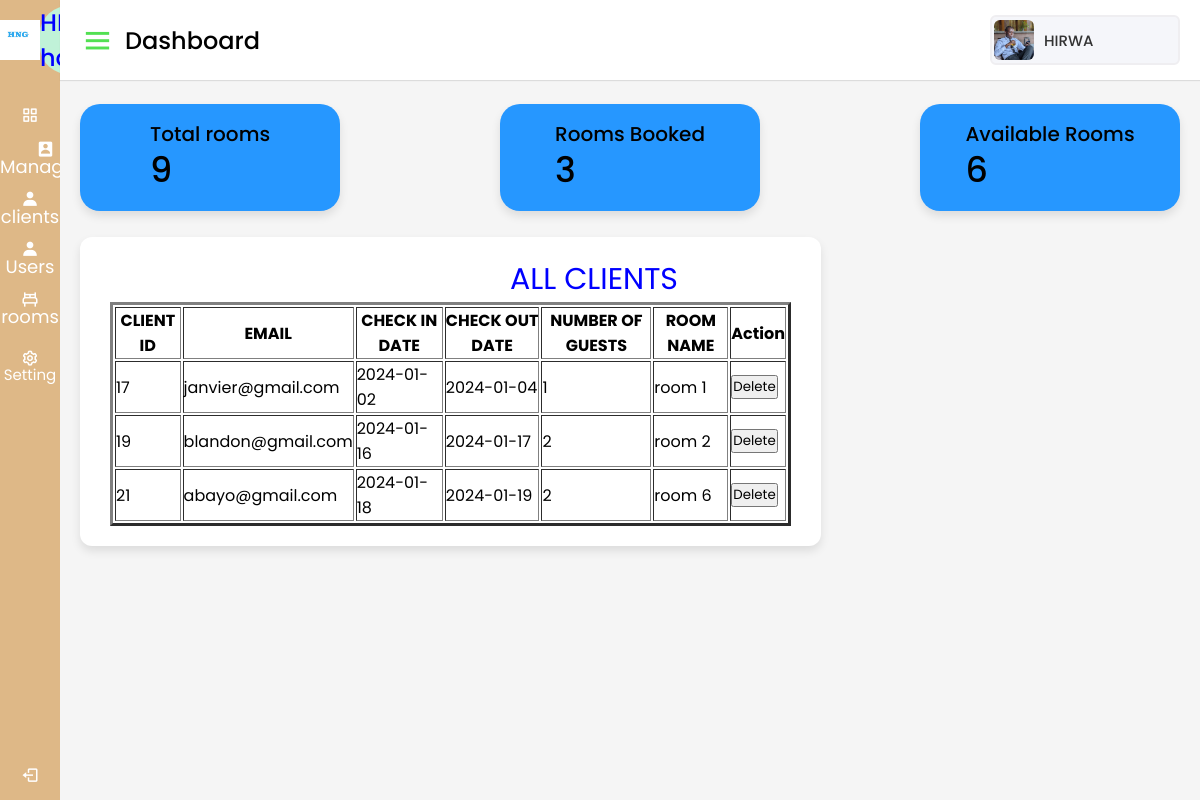
The page /allclient.php on the database its author committed.
### tables this page shows
CREATE TABLE `clients` (
  `clientid` int(11) NOT NULL,
  `email` varchar(255) NOT NULL,
  `password` varchar(255) NOT NULL,
  `check_in_date` date NOT NULL,
  `check_out_date` date NOT NULL,
  `num_guests` int(11) NOT NULL,
  `room_name` varchar(255) NOT NULL
);

### allclient.php (the view, shortened to what this page needs)
<html lang="en" dir="ltr">
  <head>
    <link rel="stylesheet" href="admin.css">
    <link href='https://unpkg.com/boxicons@2.0.7/css/boxicons.min.css' rel='stylesheet'>
   </head>
      <div class="sidebar">
      <div class="logo-details">
      <img src="hng.jpg" height="40px" width="40px" border-radius="100%";>
        <span class="logo_name">HIRWA hotel</span>
      </div>
        <ul class="nav-links">
          <li>
            <a href="DASHBOARDadmin.php" >
              <i class='bx bx-grid-alt' ></i>
              <span class="links_name">Dashboard</span>
            </a>
          </li>
          <li>
            <i class='bx bxs-user-rectangle' >
              <div class="dropdown">    <span class="links_name">Managers</span>
              </div></i>
          </li>
          <li>
            <i class='bx bxs-user'>
            <div class="dropdown">  <span class="links_name">clients</span>
            </div></i>
        </li>
        <li>
            <i class='bx bxs-user'>
            <div class="dropdown">  <span class="links_name">Users</span>
            </div></i>
        </li>
          <li>
             <i style="margin-right: 30px;" class='bx bx-bed'>
             <div class="dropdown"> <span class="links_name">rooms</span>
                    </div></i>
          </li><LI>
         <a href="#">
              <i class='bx bx-cog' >
              <span class="links_name">Setting</span></i>
            </a>
          </li>
          <li class="log_out">
            <a href="logout.php">
              <i class='bx bx-log-out'></i>
              <span class="links_name">Log out</span>
            </a>
          </li>
        </ul>
    </div>
    <section class="home-section">
    <nav>
      <div class="sidebar-button">
        <i class='bx bx-menu sidebarBtn'></i>
        <span class="dashboard">Dashboard</span>
      </div>
        <div class="profile-details">
            <img src="profile.jpg" alt="">
            <span class="admin_name"><?php echo isset($adminFirstName) ? $adminFirstName : 'HIRWA'; ?></span>
        </div>
    </nav>
    <?php
$servername = "localhost";
$username = "root";
$password = "";
$dbname = "hotel";
$conn = new mysqli($servername, $username, $password, $dbname);
$sqlCount = "SELECT COUNT(*) AS total_rooms FROM rooms";
$resultCount = $conn->query($sqlCount);
if ($resultCount->num_rows > 0) {
    $rowCount = $resultCount->fetch_assoc();
    $totalRooms = $rowCount['total_rooms'];
} else {
    $totalRooms = 0;
}
?>
<div class="home-content">
<div class="overview-boxes">
    <div class="box">
        <div class="right-side">
            <div class="box-topic">Total rooms</div>
            <div class="number"><?php echo $totalRooms; ?></div>
        </div>
    </div>
    <?php
$servername = "localhost";
$username = "root";
$password = "";
$dbname = "hotel";
$conn = new mysqli($servername, $username, $password, $dbname);
$sqlCountBookedRooms = "SELECT COUNT(DISTINCT clients.room_name) AS booked_rooms
                        FROM clients
                        INNER JOIN rooms ON clients.room_name = rooms.name";
$resultCountBookedRooms = $conn->query($sqlCountBookedRooms);
if ($resultCountBookedRooms->num_rows > 0) {
    $rowBookedRooms = $resultCountBookedRooms->fetch_assoc();
    $bookedRoomsCount = $rowBookedRooms['booked_rooms'];
} else {
    $bookedRoomsCount = 0;
}
?>
<div class="box">
    <div class="right-side">
        <div class="box-topic">Rooms Booked</div>
        <div class="number"><?php echo $bookedRoomsCount; ?></div>
    </div>
</div>
<?php
$servername = "localhost";
$username = "root";
$password = "";
$dbname = "hotel";
$conn = new mysqli($servername, $username, $password, $dbname);
$sqlCountAvailableRooms = "SELECT COUNT(rooms.name) AS available_rooms
                           FROM rooms
                           LEFT JOIN clients ON rooms.name = clients.room_name
                           WHERE clients.room_name IS NULL";
$resultCountAvailableRooms = $conn->query($sqlCountAvailableRooms);
if ($resultCountAvailableRooms->num_rows > 0) {
    $rowAvailableRooms = $resultCountAvailableRooms->fetch_assoc();
    $availableRoomsCount = $rowAvailableRooms['available_rooms'];
} else {
    $availableRoomsCount = 0;
}
?>
<div class="box">
    <div class="right-side">
        <div class="box-topic">Available Rooms</div>
        <div class="number"><?php echo $availableRoomsCount; ?></div>
    </div>
</div>
</div>
        <div class="sales-boxes">
          <div class="recent-sales box" style="width=100%">
 <p style="margin-left:400px ;color:blue; font-size:30px"  > ALL CLIENTS  </P>
 <?php
$servername = "localhost";
$username = "root";
$password = "";
$dbname = "hotel";
$conn = new mysqli($servername, $username, $password, $dbname);
$sql = "SELECT * FROM clients";
$result = $conn->query($sql);
if ($result->num_rows > 0) {
    echo "<form method='post' action='" . $_SERVER["PHP_SELF"] . "'>
            <table border=3 width=100% >
              <tr>
                <th>CLIENT ID</th>
                <th>EMAIL</th>
                <th>CHECK IN DATE</th>
                <th>CHECK OUT DATE</th>
                <th>NUMBER OF GUESTS</th>
                <th>ROOM NAME</th>
                <th>Action</th>
              </tr>";
    while ($row = $result->fetch_assoc()) {
        echo "<tr>
               <td>".$row['clientid']."</td>
               <td>".$row['email']."</td>
               <td>".$row['check_in_date']."</td>
               <td>".$row['check_out_date']."</td>
               <td>".$row['num_guests']."</td>
               <td>".$row['room_name']."</td>
               <td>
                   <button type='submit' name='delete' value='".$row['clientid']."'>Delete</button>
               </td>
            </tr>";
    }
    echo "</table></form>";
} else {
    echo "No client found.";
}
?>
</div>
      </div>
    </div>
  </section>
</body>
</html>

### admin.css (style rules this page uses)
* { margin: 0; padding: 0; box-sizing: border-box; font-family: 'Poppins', sans-serif; }
.sidebar { position: fixed; height: 100%; width: 240px; background: burlywood;; transition: all 0.5s ease; }
.sidebar .logo-details { height: 80px; display: flex; align-items: center; }
.sidebar .logo-details .logo_name { color: blue; font-size: 24px; font-weight: 500; background-color: #C0F2D8; border-radius: 40%; }
.sidebar .nav-links { margin-top: 10px; }
.sidebar .nav-links li { position: relative; list-style: none; height: 50px; }
.sidebar .nav-links li a { height: 100%; width: 100%; display: flex; align-items: center; text-decoration: none; transition: all 0.4s ease; }
.sidebar .nav-links li i { min-width: 60px; text-align: center; font-size: 18px; color: #fff; }
.sidebar .nav-links li a .links_name { color: #fff; font-size: 15px; font-weight: 400; white-space: nowrap; }
.sidebar .nav-links .log_out { position: absolute; bottom: 0; width: 100%; }
.home-section { position: relative; background: #f5f5f5; min-height: 100vh; width: calc(100% - 240px); left: 240px; transition: all 0.5s ease; }
.home-section nav { display: flex; justify-content: space-between; height: 80px; background: #fff; display: flex; align-items: center; position: fixed; width: calc(100% - 240px); left: 240px; z-index: 100; padding: 0 20px; box-shadow: 0 1px 1px rgba(0, 0, 0, 0.1); transition: all 0.5s ease; }
.home-section nav .sidebar-button { display: flex; align-items: center; font-size: 24px; font-weight: 500; }
nav .sidebar-button i { font-size: 35px; color:#52e052; margin-right: 10px; }
.home-section nav .profile-details { display: flex; align-items: center; background: #F5F6FA; border: 2px solid #EFEEF1; border-radius: 6px; height: 50px; min-width: 190px; padding: 0 15px 0 2px; }
nav .profile-details img { height: 40px; width: 40px; border-radius: 6px; object-fit: cover; }
nav .profile-details .admin_name { font-size: 15px; font-weight: 500; color: #333; margin: 0 10px; white-space: nowrap; }
.home-section .home-content { position: relative; padding-top: 104px; }
.home-content .overview-boxes { display: flex; align-items: center; justify-content: space-between; flex-wrap: wrap; padding: 0 20px; margin-bottom: 26px; }
.overview-boxes .box { display: flex; align-items: center; justify-content: center; width: calc(100% / 4 - 15px); background: #2697FF; padding: 15px 14px; border-radius: 20px; box-shadow: 0 5px 10px rgba(0,0,0,0.1); }
.overview-boxes .box-topic { font-size: 20px; font-weight: 500; }
.home-content .box .number { display: inline-block; font-size: 35px; margin-top: -6px; font-weight: 500; }
.home-content .sales-boxes { display: flex; justify-content: space-between; display:flex; flex-wrap:wrap; }
.home-content .sales-boxes .recent-sales { width: 65%; background: #fff; padding: 20px 30px; margin: 0 20px; border-radius: 12px; box-shadow: 0 5px 10px rgba(0, 0, 0, 0.1); display:flex; flex-wrap:wrap; }
@media (max-width: 1240px) { .sidebar { width: 60px; } }
@media (max-width: 1240px) { .home-section { width: calc(100% - 60px); left: 60px; } }
@media (max-width: 1240px) { .home-section nav { width: calc(100% - 60px); left: 60px; } }

### allclient.php (style rules this page uses)
.dropdown { position: relative; display: inline-block; }

### rows shown on the page
clients: clientid "17", email "janvier@gmail.com", check_in_date "2024-01-02", check_out_date "2024-01-04", num_guests "1", room_name "room 1"
clients: clientid "19", email "blandon@gmail.com", check_in_date "2024-01-16", check_out_date "2024-01-17", num_guests "2", room_name "room 2"
clients: clientid "21", email "abayo@gmail.com", check_in_date "2024-01-18", check_out_date "2024-01-19", num_guests "2", room_name "room 6"

### other values the page prints
$totalRooms "9"
$bookedRoomsCount "3"
$availableRoomsCount "6"
